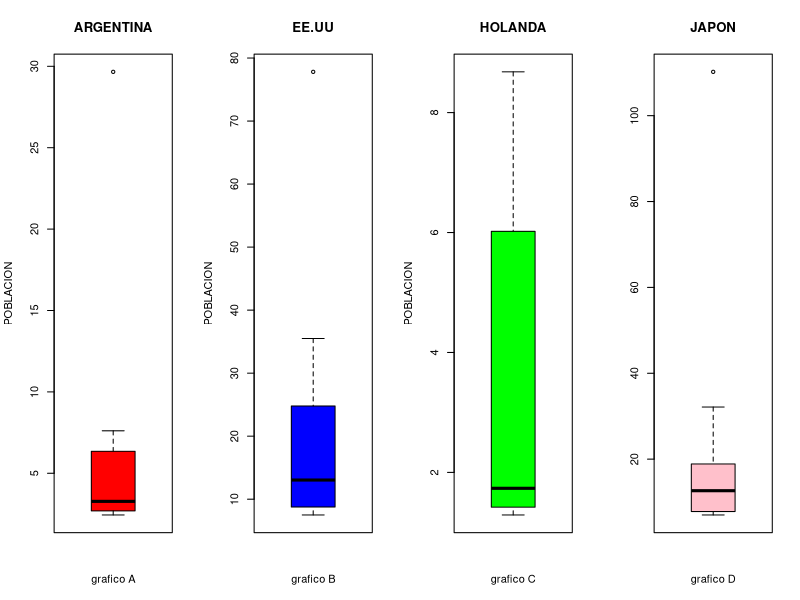

Write R code to recreate this figure.
## ---- chunk 1



argentina<-c(29.66,7.61,6.35,4.10,3.80,2.75,2.70,2.69,2.51,2.44)
EEUU<-c(77.81,35.50,24.79,20.02,16.70,9.39,9.38,8.76,7.63,7.50)
Holanda<-c(8.68,7.31,6.02,2.64,1.75,1.72,1.51,1.42,1.31,1.29)
Japon<-c(110.21,32.14,18.88,16.38,13.37,11.92,10.71,7.80,7.70,7.00)



par(mfrow = c(1,4))

boxplot(argentina, main = 'ARGENTINA', col='red', ylab='POBLACION', xlab='grafico A')
boxplot(EEUU,main = 'EE.UU',col='blue',ylab='POBLACION',xlab='grafico B')
boxplot(Holanda ,main = 'HOLANDA',col='green',ylab='POBLACION',ylab='POBLACION',xlab='grafico C')
boxplot(Japon,main = 'JAPON',col='pink',xlab='grafico D')



## ---- chunk 2
p=0.02
n=180

lambda=n*p
lambda

dpois(181,3.6)

dpois(181,lambda)
## ---- chunk 3
sd=5
media=400

1-pnorm(415,media,sd)
